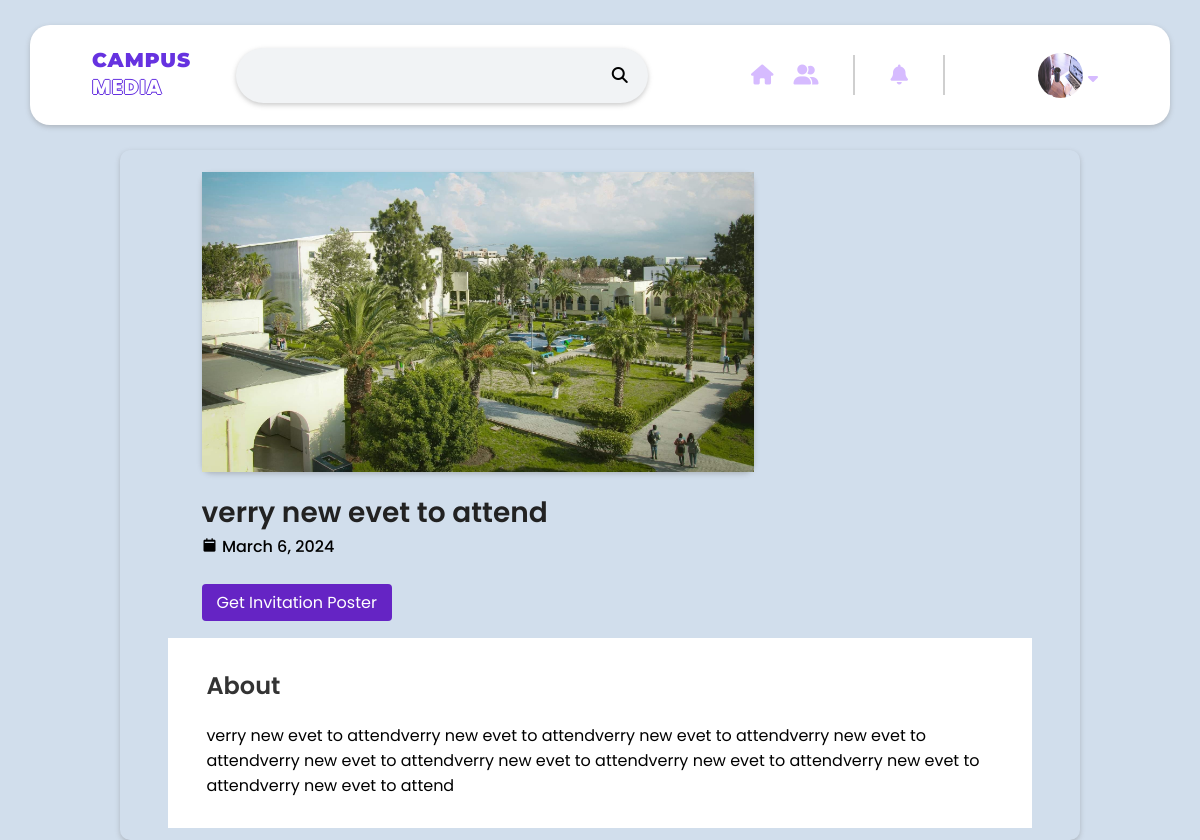
Page /event/1 (signed in) on the committed database.
### backend/models.py (models this page shows, shortened)
class utilisateur(models.Model):
    user = models.OneToOneField(User,null=False,on_delete=models.CASCADE)
    role = models.IntegerField(blank=True, null=True)
    phone_number = models.PositiveIntegerField(blank=True, null=True)
    online_status = models.BooleanField(default=False)
    profile_picture = models.ImageField(default='profile_pictures/us2.png',upload_to='profile_pictures/', blank=True)
    CV = models.FileField(upload_to='cv_files/', blank=True)
    BIO = models.TextField(blank=True)
    AboutME = models.TextField(blank=True , null=True)
    public_email = models.EmailField(blank=True)
    public_phone_number = models.PositiveIntegerField(blank=True, null=True)
    created_at = models.DateField(auto_now_add=True)
    updated_at = models.DateField(auto_now=True)

class Event(models.Model):
    utilisateur = models.ForeignKey(utilisateur, on_delete=models.CASCADE)
    group = models.ForeignKey(Group, on_delete=models.CASCADE,blank=True,null=True)
    backgroundimage = models.ImageField(upload_to='event_images/')
    head_title = models.CharField(max_length=100)
    event_time = models.DateField()
    description = models.TextField(blank=True, null=True)
    file = models.FileField(upload_to='event_files/', blank=True)
    created_at = models.DateTimeField(auto_now_add=True)
    updated_at = models.DateTimeField(auto_now=True)

### Djangotest/views.py (the view)
# urls.py: path('event/<int:id>',views.view_event,name='view_event'),
def view_event(request,id):
    if request.user.is_authenticated:
        visiteur =False
    else:
        visiteur = True
    context={
        'eventContent':models.Event.objects.filter(id=id).first(),
        'user':request.user,
        'visiteur':visiteur,
    }
    return render(request,'HTML/Events/event.html',context)

### Djangotest/templates/HTML/Events/event.html (shortened to what this page needs)
{% load static %}
<!DOCTYPE html>
<html lang="en">
  <head>
    <link
      rel="stylesheet"
      href="https://cdnjs.cloudflare.com/ajax/libs/font-awesome/6.1.1/css/all.min.css"
    />
    <link rel="stylesheet" href="{% static 'CSS/userProfile/userProfile.css' %}"/>
    <link rel="stylesheet" href="{% static 'CSS/style.css' %}"/>
    <link href='https://unpkg.com/boxicons@2.1.2/css/boxicons.min.css' rel='stylesheet'>
    <link rel="stylesheet" href="{% static 'CSS/userProfile/swiper-bundle.min.css' %}">
    <link rel="stylesheet" href="{% static 'CSS/userProfile/styles.css' %}">
  </head>
  <body>
    <header>
      {% include "HTML/home/header-homepage.html"%}
    </header>
    <main class="main-content" style="display:flex;justify-content:center;" >
      <div class="profile-container" style="width: 80%;">
        <div class="container">
          <div class="profile-main">
            <div class="profile-container">
              <img
                src="/media/{{eventContent.backgroundimage}}"
                style="max-height: 300px;width: 100%; object-fit: cover;"
                alt="cover-pic"
              />
              </div>
                <div class="profile-btn">
                    <h1>{{eventContent.head_title}}</h1>
                    <div>
                        <i class="bx bxs-calendar-alt contact__card-icon"></i>
                        <b>{{eventContent.event_time}}</b>
                    </div>
                    <br>
                  <a href="/media/{{eventContent.file}}" class="primary-btn">
                    Get Invitation Poster
                  </a>
                </div>
              </div>
            </div>
            <div class="profile-description" style="margin-top: -25px;text-align: left;margin-inline:65px;width: 90%;">
              <h2>About</h2>
              <p id="paragraphContent" contenteditable="false">
                {{eventContent.description}}
              </p>
          </div>
  </body>
</html>

### Djangotest/templates/HTML/home/header-homepage.html (shortened to what this page needs)
{% load static %}
<div class="header-container">
    <div class="header-wrapper">
        <div class="logoBox">
            <div class="website-name" data-url="{% url 'home' %}">
                <h2><em>Campus</em> <span>Media </span></h2>
            </div>
        </div>
        <div class="searchBox">
            <input type="search">
            <i class="fas fa-search"></i>
        </div>
        {% if not visiteur %}
        <div style= "display: flex; justify-content: space-evenly;">
            <div class="iconBox1">
                <a href= "{% url 'home' %}"><i class="fa-solid fa-house"></i></a>
                <a href= "{% url 'chat' %}"><i class="fa-solid fa-user-group"></i></a>
            </div>
            <div class="iconBox2">
                <i class="fa-solid fa-bell" id ="NotificationButton"></i>
            </div>
        </div>
        {% endif %}
        <div class="iconBox3-container">
            {% if not visiteur %}
            <div class="iconBox3" id="iconBox3Button">
                <label><img src="{{ user.utilisateur.profile_picture.url }}" alt="user"></label>
                <i class="fa-solid fa-caret-down"></i>
            </div>
            {% else %}
            <div class="login-box">
                <a href="/login/" class="login">Login</a>
                <i class="fa-solid fa-arrow-right-to-bracket"></i>
            </div>
            {% endif %}
        </div>
    </div>
</div>

### Djangotest/static/CSS/userProfile/userProfile.css (style rules this page uses)
* { margin: 0; padding: 0; font-family: "Poppins", sans-serif; box-sizing: border-box; }
body { background: #f0f2f5; color: #5f5f5f; }
.container { width: auto; }
.profile-container { display: flex; }
.profile-container img { border: inherit; }
a { text-decoration: none; color: #5f5f5f; }
.main-content { display: grid; grid-template-columns: 3fr 1fr; }
.container { padding: 22px 6%; display: flex; flex-wrap: wrap; width: 80%; justify-content: space-between; }
.main-content { flex-basis: 47%; }
.profile-container { display: flex; flex-direction: column; align-items: center; border-radius: 10px; box-shadow: 0 2px 5px 0 var(--shadow); }
.profile-container h1 { font-size: 28px; font-weight: 600; color: #222; }
.profile-container b { font-weight: 500; }
.profile-container p { margin-top: 5px; }
.profile-btn { margin: 20px 0; }
.profile-btn a { display: inline-flex; align-items: center; background: #e4e6eb; padding: 6px 15px; border-radius: 4px; margin-right: 10px; }
.profile-btn .primary-btn { background: #6524c4; color: #fff; }
.profile-description { background: #fff; padding: 20px 4% 30px; margin: 12px 0; text-align: left; }
.profile-description h2 { color: #333; margin: 10px 0 20px; font-weight: 600; }

### Djangotest/static/CSS/style.css (style rules this page uses)
* { margin: 0; padding: 0; box-sizing: border-box; list-style: none; text-decoration: none; font-family: 'Poppins', sans-serif; }
:root { --background: #d1deec; --foreground: #f1f3f5; --white: #fff; --black: #000; --gray: #6e6e6e; --shadow: #76767663; --border: #cfcfcf; }
body { background: var(--background); -webkit-text-size-adjust: 100%; -webkit-tap-highlight-color: #3a78ffec; }
h1,h2,h3,h4,h5,h6,b { color: var(--black); }
header { width: 100%; height: 150px; display: flex; align-items: center; justify-content: center; }
.header-container { width: 95%; background: var(--white); height: 100px; padding: 20px; border-radius: 20px; box-shadow: 0 2px 5px 0 var(--shadow); }
.header-wrapper { display: flex; width: 100%; height: 100%; padding: 0 8px; justify-content: space-around; align-items: center; }
.logoBox { width: 7%; }
.website-name h2 { font-family: 'Montserrat', sans-serif; margin-top: 30px; margin-bottom: 30px; font-size: 20px; text-transform: uppercase; font-weight: 800; color: #fff; letter-spacing: 1px; position: relative; }
.website-name h2 span { text-shadow: -1px 0 #6632e0, 0 1px #6632e0, 1px 0 #6632e0, 0 -1px #6632e0; }
.website-name h2 em { font-family: 'Montserrat', sans-serif; font-style: normal; font-size: 20px; color: #6632e0; font-weight: 900; position: relative; }
.searchBox { width: 38%; position: relative; }
.iconBox1 { width: auto; display: flex ; justify-content:space-between; padding: 0 25px; border-right: 2px solid var(--border); }
.iconBox2 { display: flex; justify-content: space-between; padding: 0 25px; position: relative; border-right: 2px solid var(--border); }
.iconBox3 { display: flex; justify-content: space-between; padding: 0 25px; position: relative; }
.searchBox input { padding: 15px 45px 15px 15px; border-radius: 50px; width: 100%; background: var(--foreground); border: none; box-shadow: 0 2px 5px 0 var(--shadow); color: var(--black); }
.searchBox i { position: absolute; right: 20px; top: 19px; color: var(--black); cursor: pointer; transition: .4s; }
.iconBox1 i, .iconBox2 i, .iconBox3 i { font-size: 20px; background: transparent; padding: 10px; border-radius: 10px; color: #d6bbff; transition: .4s; }
.iconBox3 label { width: 45px; height: 45px; overflow: hidden; border-radius: 50px; }
.iconBox3 label img { height: 100%; }
.iconBox3 .fa-caret-down { position: absolute; right: 0; font-size: 16px; top: 7px; }
.container { width: 95%; font-weight: normal; }

### Djangotest/static/CSS/userProfile/styles.css (style rules this page uses)
@media screen and (min-width: 968px) { :root { --biggest-font-size: 2.5rem; --h1-font-size: 2.25rem; --h2-font-size: 1.5rem; --h3-font-size: 1.25rem; --normal-font-size: 1rem; --small-font-size: 0.875rem; --smaller-font-size: 0.813rem; } }
* { box-sizing: border-box; padding: 0; margin: 0; }
html { scroll-behavior: smooth; }
body, button, input, textarea { font-family: var(--body-font); font-size: var(--normal-font-size); }
body { background-color: var(--background); color: var(--text-color); transition: 0.4s; }
a { text-decoration: none; }
img { max-width: 100%; height: auto; }
@media screen and (min-width: 992px) { .container { margin-left: auto; margin-right: auto; } }

### rows in the picture
Event: backgroundimage (picture), head_title "verry new evet to attend", event_time "March 6, 2024", description "verry new evet to attendverry new evet to attendverry new evet to attendverry new evet to attendverry new evet to attendverry new evet to attendverry new evet to attendverry new evet to attendverry new evet to attend"
